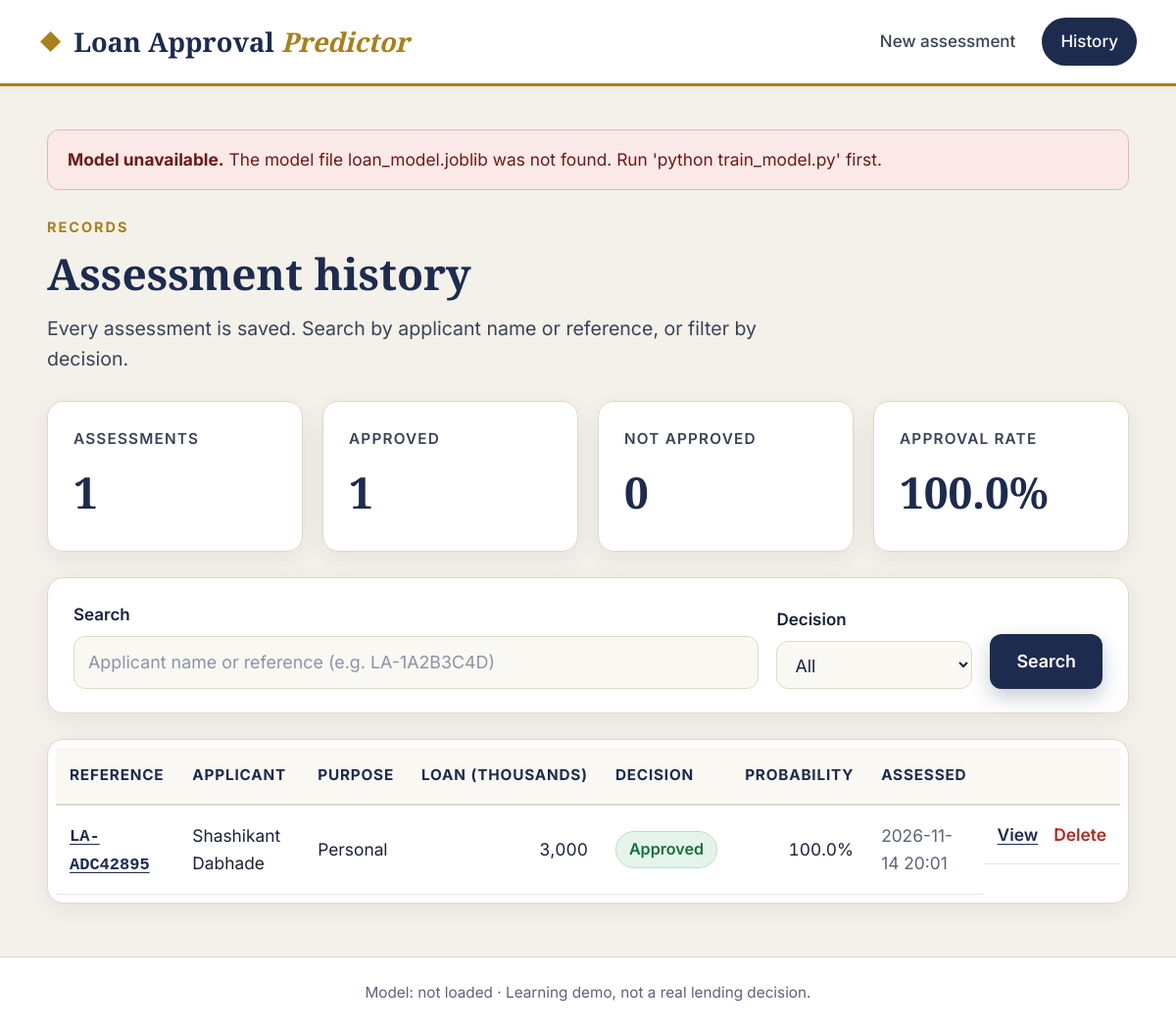
The app's page /history with its own data.
### tables this page shows
CREATE TABLE applications (
                    id            INTEGER PRIMARY KEY AUTOINCREMENT,
                    reference     TEXT UNIQUE NOT NULL,
                    applicant_name TEXT NOT NULL,
                    age           INTEGER,
                    loan_purpose  TEXT,
                    loan_amount   REAL,
                    decision      TEXT NOT NULL,
                    probability   REAL NOT NULL,
                    model_name    TEXT,
                    created_at    TEXT NOT NULL,
                    inputs_json   TEXT NOT NULL,
                    derived_json  TEXT NOT NULL
                );

### app.py (the view)
@app.route("/history")
def history():
    query = request.args.get("q", "").strip()
    decision = request.args.get("decision", "All")
    rows = database.search_applications(query, decision)
    return render_template("history.html", rows=rows, stats=database.get_stats(),
                           q=query, decision=decision)

### app.py (called while the page is built)
@app.context_processor
def inject_globals():
    footer = f"Model: {MODEL_NAME}"
    if DATASET_LABEL:
        footer += f"  ·  {DATASET_LABEL}"
    footer += "  ·  Learning demo, not a real lending decision."
    return {"footer_note": footer, "model_error": MODEL_ERROR}

@app.template_filter("money")
def money(value):
    return f"{value:,.0f}"

### database.py (called while the page is built)
def _connect():
    conn = sqlite3.connect(DB_PATH)
    conn.row_factory = sqlite3.Row
    return conn

def _row_to_dict(row):
    record = dict(row)
    record["inputs"] = json.loads(record.pop("inputs_json"))
    record["derived"] = json.loads(record.pop("derived_json"))
    return record

def search_applications(query="", decision="All"):
    sql = "SELECT * FROM applications WHERE 1 = 1"
    params = []
    if query:
        sql += " AND (applicant_name LIKE ? OR reference LIKE ?)"
        params += [f"%{query}%", f"%{query}%"]
    if decision in ("Approved", "Not approved"):
        sql += " AND decision = ?"
        params.append(decision)
    sql += " ORDER BY id DESC"
    with closing(_connect()) as conn:
        rows = conn.execute(sql, params).fetchall()
    return [_row_to_dict(r) for r in rows]

def get_stats():
    with closing(_connect()) as conn:
        row = conn.execute("""
            SELECT COUNT(*) AS total,
                   SUM(CASE WHEN decision = 'Approved' THEN 1 ELSE 0 END) AS approved
            FROM applications
        """).fetchone()
    total = row["total"] or 0
    approved = row["approved"] or 0
    return {
        "total": total,
        "approved": approved,
        "not_approved": total - approved,
        "approval_rate": round(100 * approved / total, 1) if total else 0.0,
    }

### templates/history.html (shortened to what this page needs)
{% extends "base.html" %}
{% block content %}
<section class="hero hero-compact">
  <p class="eyebrow">Records</p>
  <h1>Assessment history</h1>
  <p class="lead">Every assessment is saved. Search by applicant name or reference, or filter by decision.</p>
</section>
<section class="stats">
  <div class="card stat"><span>Assessments</span><strong>{{ stats.total }}</strong></div>
  <div class="card stat"><span>Approved</span><strong>{{ stats.approved }}</strong></div>
  <div class="card stat"><span>Not approved</span><strong>{{ stats.not_approved }}</strong></div>
  <div class="card stat"><span>Approval rate</span><strong>{{ stats.approval_rate }}%</strong></div>
</section>
<form class="card search" method="get" action="{{ url_for('history') }}">
  <label class="field grow">
    <span class="field-label">Search</span>
    <input type="search" name="q" value="{{ q }}" placeholder="Applicant name or reference (e.g. LA-1A2B3C4D)">
  </label>
  <label class="field">
    <span class="field-label">Decision</span>
    <select name="decision">
      {% for option in ["All", "Approved", "Not approved"] %}
        <option value="{{ option }}" {% if decision == option %}selected{% endif %}>{{ option }}</option>
      {% endfor %}
    </select>
  </label>
  <div class="search-actions">
    <button class="btn btn-primary" type="submit">Search</button>
  </div>
</form>
{% if rows %}
<div class="card table-wrap">
  <table>
    <thead>
      <tr>
        <th>Reference</th><th>Applicant</th><th>Purpose</th><th class="num-col">Loan (thousands)</th>
        <th>Decision</th><th class="num-col">Probability</th><th>Assessed</th><th></th>
      </tr>
    </thead>
    <tbody>
      {% for row in rows %}
      <tr>
        <td><a href="{{ url_for('result', reference=row.reference) }}" class="ref">{{ row.reference }}</a></td>
        <td>{{ row.applicant_name }}</td>
        <td>{{ row.loan_purpose }}</td>
        <td class="num-col">{{ row.loan_amount | money }}</td>
        <td><span class="badge {{ 'badge-ok' if row.decision == 'Approved' else 'badge-no' }}">{{ row.decision }}</span></td>
        <td class="num-col">{{ row.probability }}%</td>
        <td class="muted">{{ row.created_at }}</td>
        <td class="row-actions">
          <a href="{{ url_for('result', reference=row.reference) }}">View</a>
          <form method="post" action="{{ url_for('delete', reference=row.reference) }}" data-confirm="Delete this record permanently?">
            <button class="link-danger" type="submit">Delete</button>
          </form>
        </td>
      </tr>
      {% endfor %}
    </tbody>
  </table>
</div>
{% else %}
<div class="card empty">
  <p>{% if q or decision != "All" %}No records match your search.{% else %}No assessments yet. <a href="{{ url_for('index') }}">Run the first one</a>.{% endif %}</p>
</div>
{% endif %}
{% endblock %}

### static/style.css (style rules this page uses)
:root { --bg: #f4f1ea; --surface: #ffffff; --surface-soft: #faf8f3; --border: #e2d9c4; --border-soft: #ebe6d9; --ink: #1a2238; --ink-soft: #384357; --muted: #5a6478; --navy: #1d2b4f; --navy-deep: #141f3b; --gold: #a9801a; --gold-soft: #f6eccb; --ok: #17703f; --ok-bg: #e5f4ea; --no: #b02a22; --no-bg: #fbe9e7; --display: "Playfair Display", Georgia, "Times New Roman", serif; --body: "Inter", system-ui, -apple-system, "Segoe UI", Roboto, Arial, sans-serif; --radius: 16px; }
* { box-sizing: border-box; }
html { font-size: 17px; -webkit-font-smoothing: antialiased; }
body { margin: 0; min-height: 100vh; color: var(--ink); font-family: var(--body); font-size: 1rem; line-height: 1.6; background: var(--bg); display: flex; flex-direction: column; }
a { color: var(--navy); text-decoration: underline; text-underline-offset: 3px; }
h1, h2, h3, legend { font-family: var(--display); font-weight: 700; color: var(--ink); letter-spacing: 0; margin: 0; }
.hero { margin-bottom: 34px; }
.hero-compact { margin-bottom: 26px; }
.hero h1 { font-size: 3.2rem; line-height: 1.15; color: var(--navy); }
.hero-compact h1 { font-size: 2.6rem; line-height: 1.2; color: var(--navy); }
.lead { color: var(--ink-soft); font-size: 1.15rem; max-width: 760px; margin: 14px 0 0; }
.eyebrow { color: var(--gold); font-size: 0.85rem; text-transform: uppercase; letter-spacing: 2px; margin: 0 0 10px; font-weight: 700; }
.card { background: var(--surface); border: 1px solid var(--border); border-radius: var(--radius); padding: 32px; box-shadow: 0 6px 24px rgba(26, 34, 56, 0.07); margin-bottom: 26px; }
.muted { color: var(--muted); }
.field { display: flex; flex-direction: column; gap: 8px; }
.field-label { font-size: 1rem; color: var(--ink); font-weight: 600; }
input, select { width: 100%; font: inherit; font-size: 1.05rem; color: var(--ink); background: var(--surface-soft); border: 1.5px solid var(--border); border-radius: 12px; padding: 12px 14px; transition: border-color 0.2s, box-shadow 0.2s, background 0.2s; }
input::placeholder { color: #8b93a4; }
select option { background: #ffffff; color: var(--ink); }
.btn { display: inline-flex; align-items: center; justify-content: center; gap: 8px; font: inherit; font-size: 1.05rem; font-weight: 600; padding: 13px 26px; border-radius: 12px; cursor: pointer; border: 1.5px solid transparent; transition: transform 0.15s ease, box-shadow 0.2s ease, background 0.2s, color 0.2s; text-decoration: none; }
.btn-primary { color: #ffffff; background: var(--navy); box-shadow: 0 8px 20px rgba(29, 43, 79, 0.25); }
.stats { display: grid; grid-template-columns: repeat(auto-fit, minmax(210px, 1fr)); gap: 20px; }
.stats .card { margin-bottom: 26px; padding: 24px 26px; }
.stat span { color: var(--ink-soft); font-size: 0.9rem; text-transform: uppercase; letter-spacing: 1.2px; font-weight: 600; }
.stat strong { display: block; font-family: var(--display); font-size: 2.6rem; font-weight: 700; color: var(--navy); margin-top: 6px; }
.search { display: flex; gap: 18px; align-items: flex-end; flex-wrap: wrap; padding: 24px 26px; }
.search .field { min-width: 200px; }
.search .grow { flex: 1 1 340px; }
.search-actions { display: flex; gap: 12px; }
.table-wrap { padding: 8px; overflow-x: auto; }
table { width: 100%; border-collapse: collapse; font-size: 1.02rem; }
th { text-align: left; color: var(--navy); font-size: 0.9rem; font-weight: 700; text-transform: uppercase; letter-spacing: 0.8px; padding: 16px 14px; border-bottom: 2px solid var(--border); white-space: nowrap; background: var(--surface-soft); }
td { padding: 16px 14px; border-bottom: 1px solid var(--border-soft); vertical-align: middle; color: var(--ink); }
.num-col { text-align: right; font-variant-numeric: tabular-nums; }
th.num-col { text-align: right; }
.ref { font-family: "Courier New", Consolas, monospace; font-size: 1rem; font-weight: 600; color: var(--navy); }
.badge { display: inline-block; font-size: 0.95rem; padding: 5px 13px; border-radius: 999px; font-weight: 600; white-space: nowrap; }
.badge-ok { color: var(--ok); background: var(--ok-bg); border: 1px solid #b7dfc5; }
.row-actions { white-space: nowrap; display: flex; gap: 16px; align-items: center; }
.row-actions a { font-weight: 600; }
.row-actions form { margin: 0; }
.link-danger { background: none; border: 0; padding: 0; font: inherit; font-weight: 600; color: var(--no); cursor: pointer; }

### records on screen
applications: reference "LA-ADC42895", applicant_name "Shashikant Dabhade", loan_purpose "Personal", loan_amount "3,000", decision "Approved", probability "100.0", created_at "2026-11-14 20:01"

### other values on screen
{{ model_error }} "The model file loan_model.joblib was not found. Run 'python train_model.py' first."
{{ stats.total }} "1"
{{ stats.approved }} "1"
{{ stats.not_approved }} "0"
{{ stats.approval_rate }} "100.0"
{{ footer_note }} "Model: not loaded · Learning demo, not a real lending decision."
form field decision "All"
